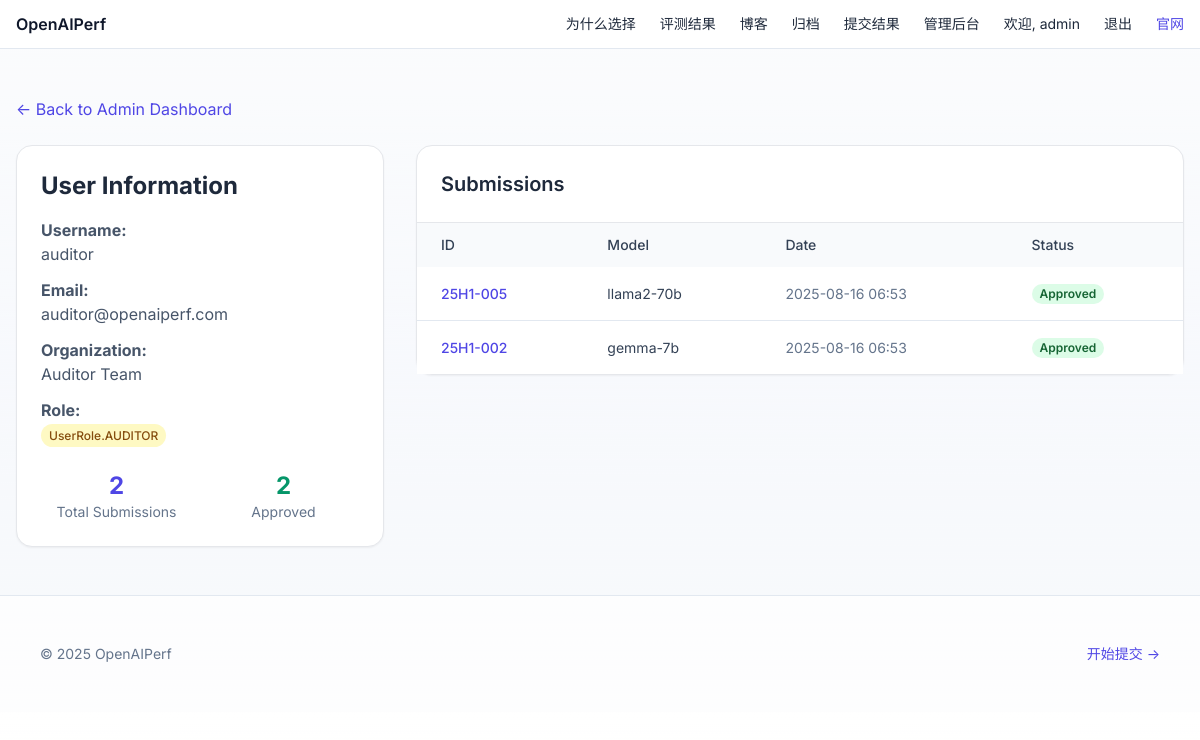
Screenshot of /user/2 (signed in) with the database file from the repository.
### app/models.py (models this page shows, shortened)
class User(SQLModel, table=True):
    id: int | None = Field(default=None, primary_key=True)
    username: str = Field(unique=True, index=True)
    hashed_password: str
    role: UserRole = Field(default=UserRole.USER, index=True)
    email: str = Field(unique=True, index=True)
    organization: str | None = Field(default=None)
    phone: str | None = Field(default=None)
    approved: bool = Field(default=False, index=True)  # New field for approval status
    created_at: dt.datetime = Field(default_factory=lambda: dt.datetime.utcnow())

class Submission(SQLModel, table=True):
    model_config = {"protected_namespaces": ()}
    id: str = Field(primary_key=True)
    created_at: dt.datetime = Field(default_factory=lambda: dt.datetime.utcnow())
    user_id: int | None = Field(default=None, foreign_key="user.id")
    task: str | None = Field(default=None, index=True)
    scenario: str | None = Field(default=None, index=True)
    model_name: str | None = Field(default=None, index=True)
    backend: str | None = Field(default=None, index=True)
    quality: float | None = Field(default=None, index=True)
    throughput: float | None = Field(default=None, index=True)
    latency_p99_ms: float | None = Field(default=None, index=True)
    energy_j_per_request: float | None = Field(default=None, index=True)
    approved: bool = Field(default=False, index=True)
    cards: Dict[str, Any] = Field(default_factory=dict, sa_column=Column(JSON, nullable=False))
    notes: str | None = None

### app/main.py (the view)
@app.get("/user/{user_id}", response_class=HTMLResponse)
def user_info(
    user_id: int,
    request: Request,
    session=Depends(get_session),
    user: User = Depends(require_auditor),  # Only auditors and admins can view user info
    user_ctx: dict = Depends(get_user_for_template),
):
    target_user = get_user_by_id(session, user_id)
    if not target_user:
        raise HTTPException(status_code=404, detail="User not found")
    submissions = session.query(Submission).filter(Submission.user_id == user_id).order_by(Submission.created_at.desc()).all()
    ctx = {
        "request": request,
        "target_user": target_user,
        "submissions": submissions,
        "submission_count": len(submissions),
        "approved_count": len([s for s in submissions if s.approved]),
    }
    ctx.update(user_ctx)
    return templates.TemplateResponse("user_info.html", ctx)

### templates/user_info.html (shortened to what this page needs)
{% extends "base.html" %}
{% block content %}
<section class="py-12 bg-slate-50/50">
  <div class="max-w-7xl mx-auto px-4">
    <div class="mb-6">
      <a href="/admin" class="text-indigo-600 hover:text-indigo-800">&larr; Back to Admin Dashboard</a>
    </div>
    <div class="md:grid md:grid-cols-3 md:gap-8">
      <div class="md:col-span-1 mb-8 md:mb-0">
        <div class="bg-white p-6 rounded-2xl border shadow-sm">
          <h2 class="text-2xl font-bold mb-4">User Information</h2>
          <div class="space-y-3 text-slate-600">
            <p><strong>Username:</strong><br>{{ target_user.username }}</p>
            <p><strong>Email:</strong><br>{{ target_user.email }}</p>
            <p><strong>Organization:</strong><br>{{ target_user.organization or 'Not provided' }}</p>
            <p><strong>Role:</strong><br><span class="capitalize px-2 py-1 text-xs font-medium rounded-full
              {% if target_user.role == 'admin' %} bg-red-100 text-red-800
              {% elif target_user.role == 'auditor' %} bg-yellow-100 text-yellow-800
              {% else %} bg-green-100 text-green-800 {% endif %}">
              {{ target_user.role }}
            </span></p>
          </div>
          <div class="mt-6 grid grid-cols-2 gap-4">
            <div class="text-center">
              <div class="text-2xl font-bold text-indigo-600">{{ submission_count }}</div>
              <div class="text-sm text-slate-500">Total Submissions</div>
            </div>
            <div class="text-center">
              <div class="text-2xl font-bold text-emerald-600">{{ approved_count }}</div>
              <div class="text-sm text-slate-500">Approved</div>
            </div>
          </div>
        </div>
      </div>
      <div class="md:col-span-2">
        <div class="bg-white rounded-2xl border shadow-sm">
          <div class="p-6 border-b">
            <h3 class="text-xl font-semibold">Submissions</h3>
          </div>
          {% if submissions %}
            <div class="overflow-x-auto">
              <table class="min-w-full text-sm">
                <thead class="bg-slate-50">
                  <tr>
                    <th class="px-6 py-3 text-left font-medium text-slate-700">ID</th>
                    <th class="px-6 py-3 text-left font-medium text-slate-700">Model</th>
                    <th class="px-6 py-3 text-left font-medium text-slate-700">Date</th>
                    <th class="px-6 py-3 text-left font-medium text-slate-700">Status</th>
                  </tr>
                </thead>
                <tbody class="bg-white divide-y divide-slate-200">
                  {% for sub in submissions %}
                  <tr>
                    <td class="px-6 py-4 whitespace-nowrap text-sm font-medium text-indigo-600 hover:text-indigo-800">
                      <a href="/results/{{ sub.id }}">{{ sub.id }}</a>
                    </td>
                    <td class="px-6 py-4 whitespace-nowrap text-sm text-slate-700">{{ sub.model_name or '-' }}</td>
                    <td class="px-6 py-4 whitespace-nowrap text-sm text-slate-500">{{ sub.created_at.strftime('%Y-%m-%d %H:%M') }}</td>
                    <td class="px-6 py-4 whitespace-nowrap text-sm">
                      {% if sub.approved %}
                        <span class="px-2 inline-flex text-xs leading-5 font-semibold rounded-full bg-green-100 text-green-800">
                          Approved
                        </span>
                      {% else %}
                        <span class="px-2 inline-flex text-xs leading-5 font-semibold rounded-full bg-yellow-100 text-yellow-800">
                          Pending
                        </span>
                      {% endif %}
                    </td>
                  </tr>
                  {% endfor %}
                </tbody>
              </table>
            </div>
          {% else %}
            <div class="p-6 text-center text-slate-500">
              No submissions found.
            </div>
          {% endif %}
        </div>
      </div>
    </div>
  </div>
</section>
{% endblock %}

### templates/base.html (shortened to what this page needs)
<!doctype html>
<html lang="zh-CN">
<head>
  <script src="https://cdn.tailwindcss.com"></script>
</head>
<body class="bg-gradient-to-b from-white via-indigo-50/40 to-slate-50 text-slate-800">
  <header class="sticky top-0 z-30 bg-white/70 backdrop-blur border-b border-slate-200">
    <div class="max-w-7xl mx-auto px-4 py-3 flex items-center justify-between">
      <a class="font-semibold text-slate-900" href="/">OpenAIPerf</a>
      <nav class="hidden md:flex items-center gap-6 text-sm">
        <a class="hover:text-indigo-600" href="/#why">为什么选择</a>
        <a class="hover:text-indigo-600" href="/results">评测结果</a>
        <a class="hover:text-indigo-600" href="/blog">博客</a>
        <a class="hover:text-indigo-600" href="/archive">归档</a>
        <a class="hover:text-indigo-600" href="/submit">提交结果</a>
        {% if current_user %}
          {% if current_user.role in ['admin', 'auditor'] %}
            <a class="hover:text-indigo-600" href="/admin">管理后台</a>
          {% endif %}
          <a class="hover:text-indigo-600" href="/profile">欢迎, {{ current_user.username }}</a>
          <a class="hover:text-indigo-600" href="/logout">退出</a>
        {% else %}
          <a class="hover:text-indigo-600" href="/login">登录</a>
          <a class="hover:text-indigo-600" href="/register">注册</a>
        {% endif %}
        <a class="text-indigo-600 font-medium" href="https://www.openaiperf.org" target="_blank">官网</a>
      </nav>
    </div>
  </header>
  {% block content %}{% endblock %}
  <footer class="py-12 border-t border-slate-200 bg-white/70">
    <div class="max-w-6xl mx-auto px-4 flex items-center justify-between">
      <p class="text-sm text-slate-500">© 2025 OpenAIPerf</p>
      <a href="/submit" class="text-sm text-indigo-600">开始提交 →</a>
    </div>
  </footer>
</body>
</html>

### templates/base.html (style rules this page uses)
body { font-family: Inter, system-ui, -apple-system, Segoe UI, Roboto, Helvetica, Arial, "Apple Color Emoji", "Segoe UI Emoji"; }

### rows the page displays
User: username "admin"
User: username "auditor", email "auditor@openaiperf.com", organization "Auditor Team", role "UserRole.AUDITOR"
Submission: id "25H1-005", model_name "llama2-70b", created_at "2025-08-16 06:53", approved "Approved"
Submission: id "25H1-002", model_name "gemma-7b", created_at "2025-08-16 06:53", approved "Approved"

### other values shown
{{ submission_count }} "2"
{{ approved_count }} "2"
